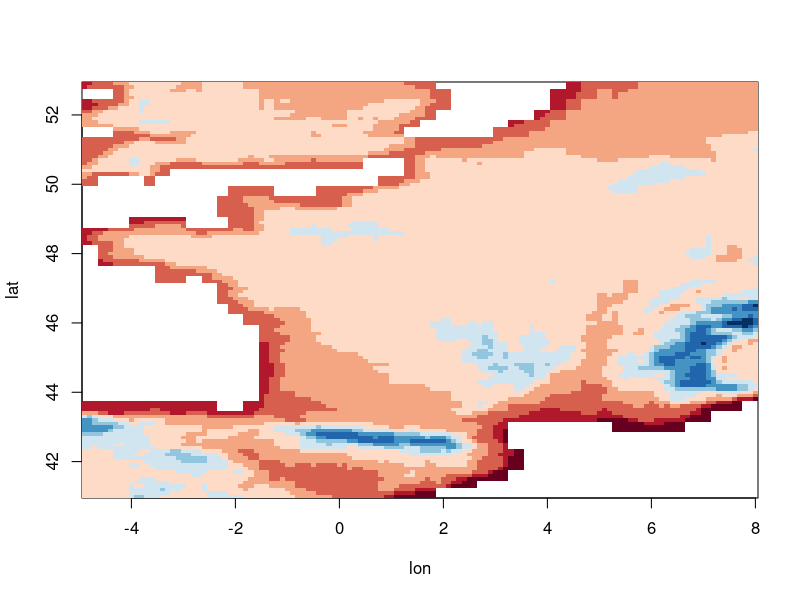
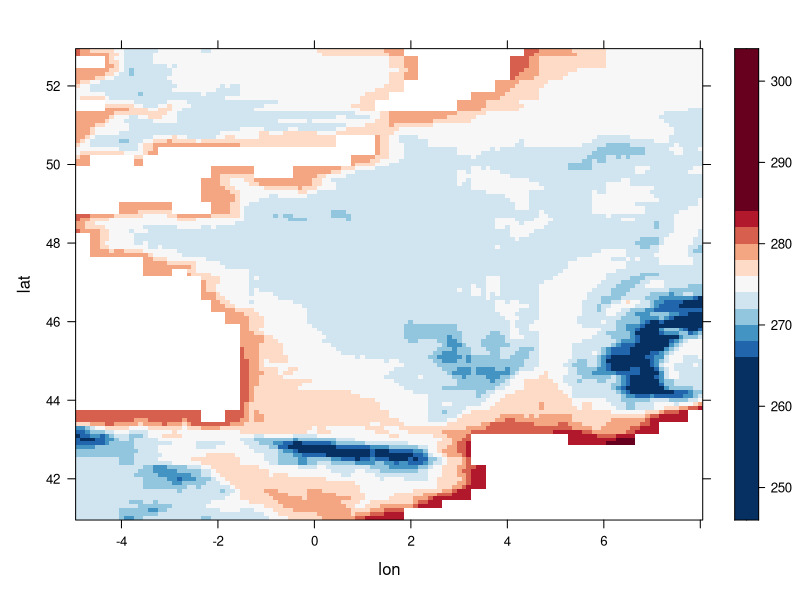

Write R code to recreate these figures, in order.
## ---- chunk 1
# Load the ncdf4 package
library(ncdf4)

# Open the netCDF file for reading
nc <- nc_open("data_copernicus-echantillon/test.nc")

# Read the data from the variable
print(nc)
## ---- chunk 2

lon <- ncvar_get(nc, "lon")
nlon <- dim(lon)
print(nlon)
head(lon)

lat <- ncvar_get(nc, "lat")
nlat <- dim(lat)
print(nlat)
## ---- chunk 3

time <- ncvar_get(nc, "time")
print(time)
## ---- chunk 4
tunits <- ncatt_get(nc, "time", "units")
nt <- dim(time)
nt
## ---- chunk 5
tunits
## ---- chunk 6
tmp_array <- ncvar_get(nc, "Temperature_Air_2m_Mean_24h")
#tmp_array[tmp_array==fillvalue$value] <- NA
print(tmp_array)
## ---- chunk 7
tmp_array[1,]
## ---- chunk 8
lat = rev(lat)
## ---- chunk 9
dim(tmp_array)
dim(lat)
dim(lon)
## ---- chunk 10
for (i in 1:dim(lon)) {
  tmp_array[i,] = rev(tmp_array[i,])
}
## ---- chunk 11
library(lattice)
library(RColorBrewer)


image(lon, lat, tmp_array, col=rev(brewer.pal(10, "RdBu")))
## ---- chunk 12
grid <- expand.grid(lon=lon, lat=lat)
cutpts <- c(246,266,268,270,272,274,276,278,280,282,284,304)
levelplot(tmp_array ~ lon * lat, data=grid, at=cutpts, cuts=12, pretty=T, 
          col.regions=(rev(brewer.pal(11,"RdBu"))))
## ---- chunk 13
# Close the netCDF file
nc_close(nc)
